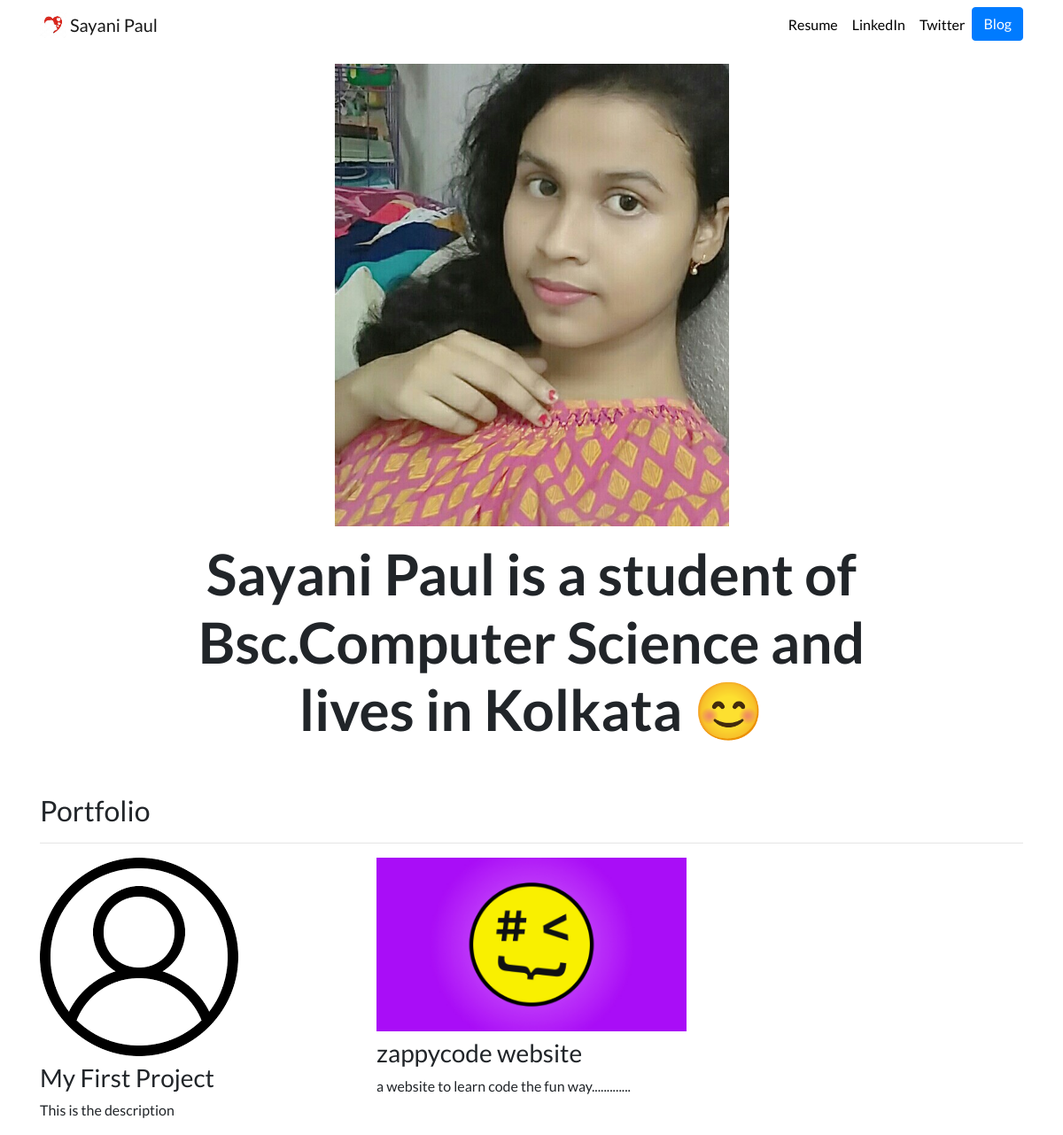
The page / on the database its author committed.
### portfolio1/models.py (models this page shows)
class Project(models.Model):
    title = models.CharField(max_length=100)
    description = models.CharField(max_length=250)
    image = models.ImageField(upload_to='portfolio1/images/')
    url = models.URLField(blank=True)

### portfolio1/views.py (the view)
# urls.py: 2. Add a URL to urlpatterns:  path('', views.home, name='home')
def home(request):
    projects = Project.objects.all()
    return render(request, 'portfolio1/home.html', {'projects':projects})

### portfolio1/templates/portfolio1/home.html
{% extends "portfolio1/base.html" %}
{% load static %}
{% block content %}
<div class="row justify-content-center my-3">
  <div class="col-5">
    <img src="{% static 'portfolio1/hi.jpg' %}" class="img-fluid">
  </div>
</div>
<div class="row justify-content-center mb-3">
  <div class="col-md-9 text-center">
    <h1 id="hometext" class="font-weight-bold">Sayani Paul is a student of Bsc.Computer Science and lives in Kolkata 😊</h1>
  </div>
</div>
<h2 class="mt-5">Portfolio</h2>
<hr>
<div class="row">
  {% for project in projects %}
  <div class="col-lg-4 col-md-6">
    {% if project.url %}
    <a href="{{ project.url }}">
      <img src="{{ project.image.url }}" class="img-fluid mb-2">
    </a>
    {% else %}
    <img src="{{ project.image.url }}" class="img-fluid mb-2">
    {% endif %}
    <h3>{{ project.title }}</h3>
    <p>{{ project.description }}</p>
  </div>
  {% endfor %}
</div>
{% endblock %}

### portfolio1/templates/portfolio1/base.html (shortened to what this page needs)
{% load static %}
<!doctype html>
<html lang="en">
<head>
  <link rel="stylesheet" href="https://stackpath.bootstrapcdn.com/bootstrap/4.4.1/css/bootstrap.min.css">
  <link rel="stylesheet" href="{% static "portfolio1/custom.css" %}">
</head>
<body>
  <nav id="topNav" class="navbar navbar-expand-md navbar-light">
    <div class="container">
      <a class="navbar-brand" href="{% url 'home' %}">
        <img src="{% static "portfolio1/images1.jpg" %}" width="30" height="30" class="d-inline-block align-top" alt="Sayani's Logo">
        <span>Sayani Paul</span>
      </a>
      <div class="collapse navbar-collapse text-center" id="navbarNav">
        <ul class="navbar-nav ml-auto">
          <li class="nav-item">
            <a class="nav-link" href="{% static "portfolio1/showpdf(1)(1).pdf1.pdf" %}">Resume</a>
          </li>
          <li class="nav-item">
            <a class="nav-link" href="https://www.linkedin.com/in/nick-walter/" target="_blank">LinkedIn</a>
          </li>
          <li class="nav-item">
            <a class="nav-link" href="https://twitter.com/ZappyCode" target="_blank">Twitter</a>
          </li>
          <li>
            <a role="button" href="{% url 'blog1:all_blogs' %}" class="btn btn-primary">Blog</a>
          </li>
        </ul>
      </div>
    </div>
  </nav>
  <div class="container">
    {% block content %}{% endblock %}
  </div>
</body>
</html>

### portfolio1/static/portfolio1/custom.css (style rules this page uses)
.navbar-nav .nav-link { color: rgba(0,0,0,1) !important; }
body { font-family: 'Lato', sans-serif; }
@media (min-width: 992px) { #hometext { font-size: 4rem; } }

### rows shown on the page
Project: image (picture), title "My First Project", description "This is the description"
Project: image (picture), title "zappycode website", description "a website to learn code the fun way............."
